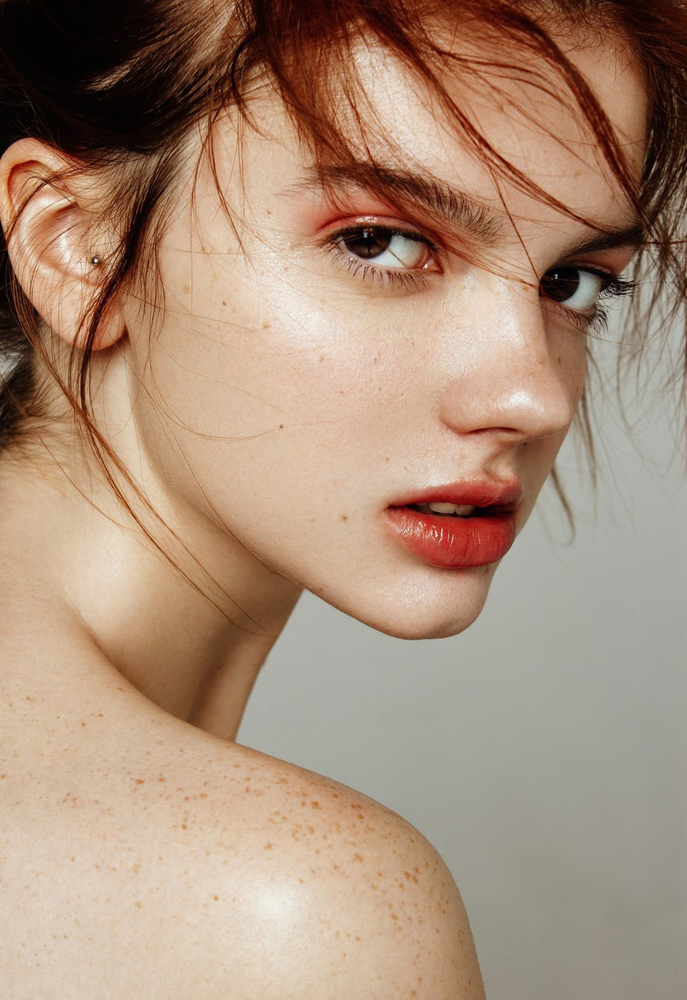
%> input picture 数字图像处理/图像翻转/test.png, 687 x 1000 px, shrunk from 1024 x 1490 before the run
$ octave Image_inversion2.m   (GNU Octave 9; MATLAB toolbox functions it lacks are replaced by stand-ins)
%> lines starting %> are read from the running program, lines starting %| are printed output that depends on the picture
close all;clc;clear;
img=imread('test.png');
%> img is the input picture: size 1000x687x3 uint8; mean R, G, B 169.3, 142, 121.6
subplot(1,4,1);
imshow(img)
title("原图")
[a,b,c]=size(img)
%> a = 1000; b = 687; c = 3
img1(:,1:b,:)=img(:,b:-1:1,:);
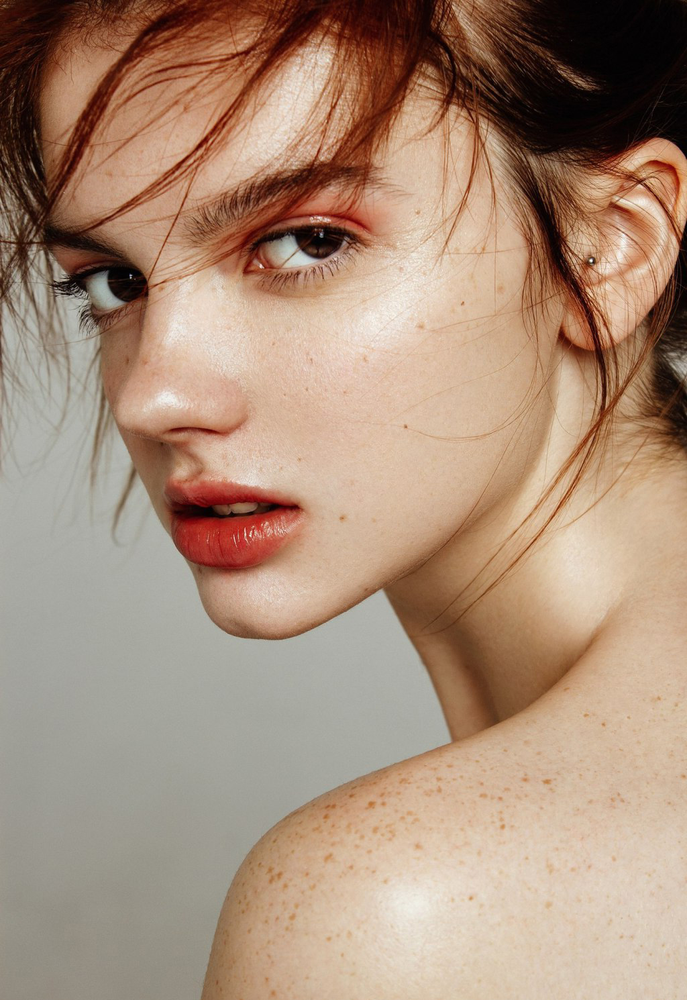
%> img1: size 1000x687x3 uint8; mean R, G, B 169.3, 142, 121.6; mean of the top-left, top-right, bottom-left and bottom-right quarters 128.6, 119.6, 153.8, 175.1
subplot(1,4,2);
imshow(img1)
title("lr")
img2(1:a,:,:)=img(a:-1:1,:,:);
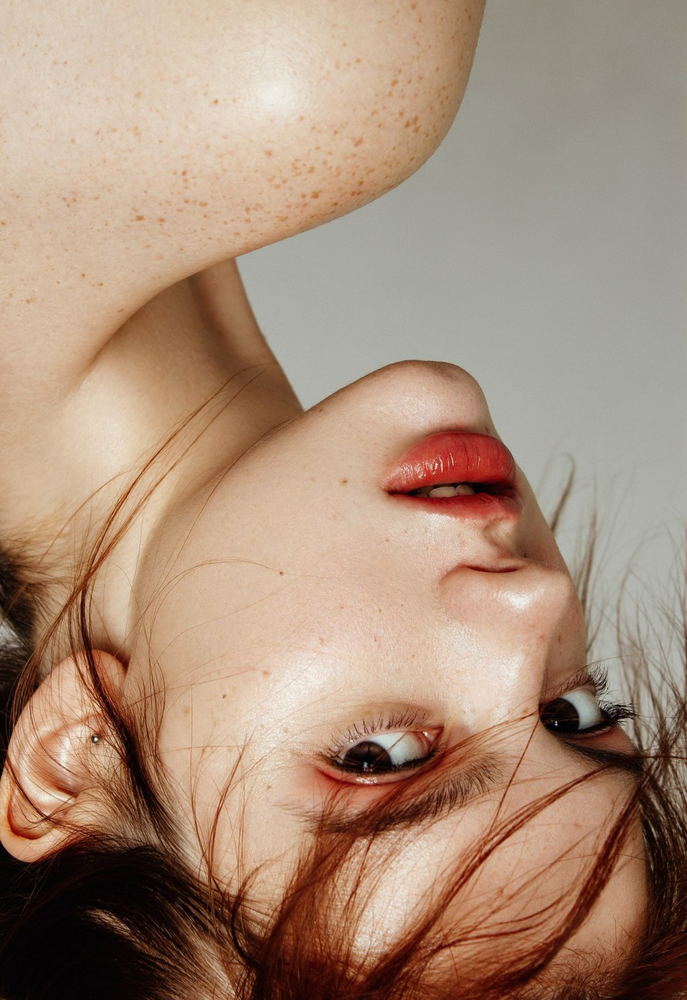
%> img2: size 1000x687x3 uint8; mean R, G, B 169.3, 142, 121.6; mean of the top-left, top-right, bottom-left and bottom-right quarters 175.1, 153.8, 119.5, 128.6
subplot(1,4,3);
imshow(img2)
title("up")
img3(1:a,1:b,:)=img(a:-1:1,b:-1:1,:);
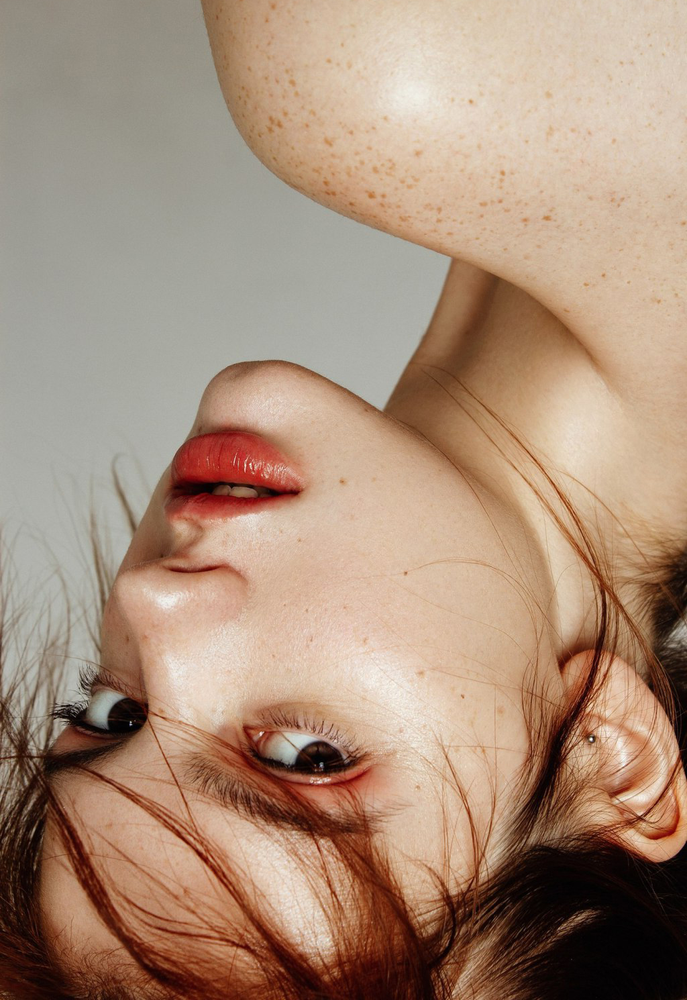
%> img3: size 1000x687x3 uint8; mean R, G, B 169.3, 142, 121.6; mean of the top-left, top-right, bottom-left and bottom-right quarters 153.8, 175.1, 128.6, 119.6
subplot(1,4,4);
imshow(img3)
title("dim")
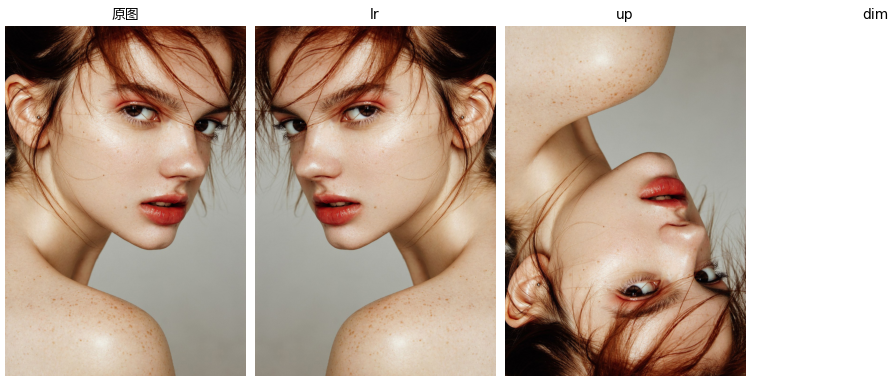
%> figure redrawn from the program's plot data, 4 panels
